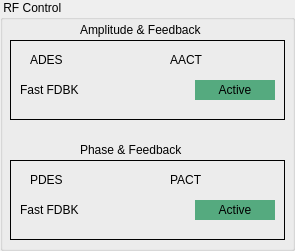
    <widget class="QGroupBox" name="groupBox_2">
     <property name="geometry">
      <rect>
       <x>330</x>
       <y>20</y>
       <width>295</width>
       <height>251</height>
      </rect>
     </property>
     <property name="title">
      <string> RF Control </string>
     </property>
     <widget class="QFrame" name="frame_9">
      <property name="geometry">
       <rect>
        <x>10</x>
        <y>40</y>
        <width>275</width>
        <height>80</height>
       </rect>
      </property>
      <property name="frameShape">
       <enum>QFrame::Box</enum>
      </property>
      <property name="frameShadow">
       <enum>QFrame::Plain</enum>
      </property>
      <widget class="QLabel" name="label_40">
       <property name="geometry">
        <rect>
         <x>20</x>
         <y>10</y>
         <width>44</width>
         <height>20</height>
        </rect>
       </property>
       <property name="font">
        <font>
         <pointsize>9</pointsize>
         <weight>50</weight>
         <bold>false</bold>
        </font>
       </property>
       <property name="text">
        <string>ADES</string>
       </property>
      </widget>
      <widget class="PyDMLabel" name="PyDMLabel_61">
       <property name="geometry">
        <rect>
         <x>60</x>
         <y>10</y>
         <width>67</width>
         <height>20</height>
        </rect>
       </property>
       <property name="toolTip">
        <string/>
       </property>
       <property name="frameShape">
        <enum>QFrame::NoFrame</enum>
       </property>
       <property name="alignment">
        <set>Qt::AlignCenter</set>
       </property>
       <property name="precision" stdset="0">
        <number>0</number>
       </property>
       <property name="showUnits" stdset="0">
        <bool>false</bool>
       </property>
       <property name="precisionFromPV" stdset="0">
        <bool>false</bool>
       </property>
       <property name="alarmSensitiveContent" stdset="0">
        <bool>false</bool>
       </property>
       <property name="alarmSensitiveBorder" stdset="0">
        <bool>false</bool>
       </property>
       <property name="PyDMToolTip" stdset="0">
        <string/>
       </property>
       <property name="channel" stdset="0">
        <string>ca://TCAV:DMPH:360:0:AREQ</string>
       </property>
       <property name="enableRichText" stdset="0">
        <bool>false</bool>
       </property>
       <property name="displayFormat" stdset="0">
        <enum>PyDMLabel::String</enum>
       </property>
      </widget>
      <widget class="QLabel" name="label_41">
       <property name="geometry">
        <rect>
         <x>160</x>
         <y>10</y>
         <width>44</width>
         <height>20</height>
        </rect>
       </property>
       <property name="font">
        <font>
         <pointsize>9</pointsize>
         <weight>50</weight>
         <bold>false</bold>
        </font>
       </property>
       <property name="text">
        <string>AACT</string>
       </property>
      </widget>
      <widget class="PyDMLabel" name="PyDMLabel_62">
       <property name="geometry">
        <rect>
         <x>200</x>
         <y>10</y>
         <width>50</width>
         <height>20</height>
        </rect>
       </property>
       <property name="toolTip">
        <string/>
       </property>
       <property name="frameShape">
        <enum>QFrame::NoFrame</enum>
       </property>
       <property name="alignment">
        <set>Qt::AlignCenter</set>
       </property>
       <property name="precision" stdset="0">
        <number>2</number>
       </property>
       <property name="showUnits" stdset="0">
        <bool>false</bool>
       </property>
       <property name="precisionFromPV" stdset="0">
        <bool>false</bool>
       </property>
       <property name="alarmSensitiveContent" stdset="0">
        <bool>false</bool>
       </property>
       <property name="alarmSensitiveBorder" stdset="0">
        <bool>false</bool>
       </property>
       <property name="PyDMToolTip" stdset="0">
        <string/>
       </property>
       <property name="channel" stdset="0">
        <string>ca://TCAV:DMPH:360:0:AACT_AVGNT</string>
       </property>
       <property name="enableRichText" stdset="0">
        <bool>false</bool>
       </property>
       <property name="displayFormat" stdset="0">
        <enum>PyDMLabel::String</enum>
       </property>
      </widget>
      <widget class="QLabel" name="label_42">
       <property name="geometry">
        <rect>
         <x>10</x>
         <y>40</y>
         <width>60</width>
         <height>20</height>
        </rect>
       </property>
       <property name="font">
        <font>
         <pointsize>9</pointsize>
         <weight>50</weight>
         <bold>false</bold>
        </font>
       </property>
       <property name="text">
        <string>Fast FDBK</string>
       </property>
      </widget>
      <widget class="PyDMLabel" name="PyDMLabel_63">
       <property name="geometry">
        <rect>
         <x>185</x>
         <y>40</y>
         <width>80</width>
         <height>20</height>
        </rect>
       </property>
       <property name="font">
        <font>
         <weight>50</weight>
         <italic>false</italic>
         <bold>false</bold>
         <underline>false</underline>
         <kerning>true</kerning>
        </font>
       </property>
       <property name="toolTip">
        <string/>
       </property>
       <property name="styleSheet">
        <string notr="true">background-color: rgb(255, 255, 0);</string>
       </property>
       <property name="frameShape">
        <enum>QFrame::NoFrame</enum>
       </property>
       <property name="text">
        <string>Paused</string>
       </property>
       <property name="textFormat">
        <enum>Qt::PlainText</enum>
       </property>
       <property name="alignment">
        <set>Qt::AlignCenter</set>
       </property>
       <property name="rules" stdset="0">
        <string>[{&quot;name&quot;: &quot;New Rule&quot;, &quot;property&quot;: &quot;Visible&quot;, &quot;initial_value&quot;: &quot;&quot;, &quot;expression&quot;: &quot;ch[0]&gt;=1 and ch[0]&lt;2&quot;, &quot;channels&quot;: [{&quot;channel&quot;: &quot;ca://TCAV:DMPH:360:0:AFBST&quot;, &quot;trigger&quot;: true, &quot;use_enum&quot;: false}], &quot;notes&quot;: &quot;&quot;}]</string>
       </property>
       <property name="precision" stdset="0">
        <number>0</number>
       </property>
       <property name="showUnits" stdset="0">
        <bool>false</bool>
       </property>
       <property name="precisionFromPV" stdset="0">
        <bool>false</bool>
       </property>
       <property name="alarmSensitiveContent" stdset="0">
        <bool>false</bool>
       </property>
       <property name="alarmSensitiveBorder" stdset="0">
        <bool>false</bool>
       </property>
       <property name="PyDMToolTip" stdset="0">
        <string/>
       </property>
       <property name="channel" stdset="0">
        <string/>
       </property>
       <property name="enableRichText" stdset="0">
        <bool>false</bool>
       </property>
       <property name="displayFormat" stdset="0">
        <enum>PyDMLabel::String</enum>
       </property>
      </widget>
      <widget class="PyDMLabel" name="PyDMLabel_64">
       <property name="geometry">
        <rect>
         <x>185</x>
         <y>40</y>
         <width>80</width>
         <height>20</height>
        </rect>
       </property>
       <property name="font">
        <font>
         <weight>50</weight>
         <italic>false</italic>
         <bold>false</bold>
         <underline>false</underline>
         <kerning>true</kerning>
        </font>
       </property>
       <property name="toolTip">
        <string/>
       </property>
       <property name="styleSheet">
        <string notr="true">background-color: rgb(166, 178, 165);</string>
       </property>
       <property name="frameShape">
        <enum>QFrame::NoFrame</enum>
       </property>
       <property name="text">
        <string>Disabled</string>
       </property>
       <property name="textFormat">
        <enum>Qt::PlainText</enum>
       </property>
       <property name="alignment">
        <set>Qt::AlignCenter</set>
       </property>
       <property name="rules" stdset="0">
        <string>[{&quot;name&quot;: &quot;New Rule&quot;, &quot;property&quot;: &quot;Visible&quot;, &quot;initial_value&quot;: &quot;&quot;, &quot;expression&quot;: &quot;ch[0]&gt;=0 and ch[0]&lt;1&quot;, &quot;channels&quot;: [{&quot;channel&quot;: &quot;ca://TCAV:DMPH:360:0:AFBST&quot;, &quot;trigger&quot;: true, &quot;use_enum&quot;: false}], &quot;notes&quot;: &quot;&quot;}]</string>
       </property>
       <property name="precision" stdset="0">
        <number>0</number>
       </property>
       <property name="showUnits" stdset="0">
        <bool>false</bool>
       </property>
       <property name="precisionFromPV" stdset="0">
        <bool>false</bool>
       </property>
       <property name="alarmSensitiveContent" stdset="0">
        <bool>false</bool>
       </property>
       <property name="alarmSensitiveBorder" stdset="0">
        <bool>false</bool>
       </property>
       <property name="PyDMToolTip" stdset="0">
        <string/>
       </property>
       <property name="channel" stdset="0">
        <string/>
       </property>
       <property name="enableRichText" stdset="0">
        <bool>false</bool>
       </property>
       <property name="displayFormat" stdset="0">
        <enum>PyDMLabel::String</enum>
       </property>
      </widget>
      <widget class="PyDMLabel" name="PyDMLabel_65">
       <property name="geometry">
        <rect>
         <x>185</x>
         <y>40</y>
         <width>80</width>
         <height>20</height>
        </rect>
       </property>
       <property name="font">
        <font>
         <family>Sans Serif</family>
         <pointsize>9</pointsize>
         <weight>50</weight>
         <italic>false</italic>
         <bold>false</bold>
         <underline>false</underline>
         <kerning>true</kerning>
        </font>
       </property>
       <property name="toolTip">
        <string/>
       </property>
       <property name="styleSheet">
        <string notr="true">background-color: rgb(255, 0, 0);
background-color: rgb(170, 0, 0);</string>
       </property>
       <property name="frameShape">
        <enum>QFrame::NoFrame</enum>
       </property>
       <property name="text">
        <string>FeedForward</string>
       </property>
       <property name="textFormat">
        <enum>Qt::PlainText</enum>
       </property>
       <property name="alignment">
        <set>Qt::AlignCenter</set>
       </property>
       <property name="rules" stdset="0">
        <string>[{&quot;name&quot;: &quot;New Rule&quot;, &quot;property&quot;: &quot;Visible&quot;, &quot;initial_value&quot;: &quot;&quot;, &quot;expression&quot;: &quot;ch[0]&gt;=2 and ch[0]&lt;3&quot;, &quot;channels&quot;: [{&quot;channel&quot;: &quot;ca://TCAV:DMPH:360:0:AFBST&quot;, &quot;trigger&quot;: true, &quot;use_enum&quot;: false}], &quot;notes&quot;: &quot;&quot;}]</string>
       </property>
       <property name="precision" stdset="0">
        <number>0</number>
       </property>
       <property name="showUnits" stdset="0">
        <bool>false</bool>
       </property>
       <property name="precisionFromPV" stdset="0">
        <bool>false</bool>
       </property>
       <property name="alarmSensitiveContent" stdset="0">
        <bool>false</bool>
       </property>
       <property name="alarmSensitiveBorder" stdset="0">
        <bool>false</bool>
       </property>
       <property name="PyDMToolTip" stdset="0">
        <string/>
       </property>
       <property name="channel" stdset="0">
        <string/>
       </property>
       <property name="enableRichText" stdset="0">
        <bool>false</bool>
       </property>
       <property name="displayFormat" stdset="0">
        <enum>PyDMLabel::String</enum>
       </property>
      </widget>
      <widget class="PyDMLabel" name="PyDMLabel_66">
       <property name="geometry">
        <rect>
         <x>185</x>
         <y>40</y>
         <width>80</width>
         <height>20</height>
        </rect>
       </property>
       <property name="font">
        <font>
         <weight>50</weight>
         <italic>false</italic>
         <bold>false</bold>
         <underline>false</underline>
         <kerning>true</kerning>
        </font>
       </property>
       <property name="toolTip">
        <string/>
       </property>
       <property name="styleSheet">
        <string notr="true">background-color: rgb(85, 170, 127);</string>
       </property>
       <property name="frameShape">
        <enum>QFrame::NoFrame</enum>
       </property>
       <property name="text">
        <string>Active</string>
       </property>
       <property name="textFormat">
        <enum>Qt::PlainText</enum>
       </property>
       <property name="alignment">
        <set>Qt::AlignCenter</set>
       </property>
       <property name="rules" stdset="0">
        <string>[{&quot;name&quot;: &quot;New Rule&quot;, &quot;property&quot;: &quot;Visible&quot;, &quot;initial_value&quot;: &quot;&quot;, &quot;expression&quot;: &quot;ch[0]&gt;=2 and ch[0]&lt;4&quot;, &quot;channels&quot;: [{&quot;channel&quot;: &quot;ca://TCAV:DMPH:360:0:AFBST&quot;, &quot;trigger&quot;: true, &quot;use_enum&quot;: false}], &quot;notes&quot;: &quot;&quot;}]</string>
       </property>
       <property name="precision" stdset="0">
        <number>0</number>
       </property>
       <property name="showUnits" stdset="0">
        <bool>false</bool>
       </property>
       <property name="precisionFromPV" stdset="0">
        <bool>false</bool>
       </property>
       <property name="alarmSensitiveContent" stdset="0">
        <bool>false</bool>
       </property>
       <property name="alarmSensitiveBorder" stdset="0">
        <bool>false</bool>
       </property>
       <property name="PyDMToolTip" stdset="0">
        <string/>
       </property>
       <property name="channel" stdset="0">
        <string/>
       </property>
       <property name="enableRichText" stdset="0">
        <bool>false</bool>
       </property>
       <property name="displayFormat" stdset="0">
        <enum>PyDMLabel::String</enum>
       </property>
      </widget>
      <widget class="PyDMEnumButton" name="PyDMEnumButton_2">
       <property name="geometry">
        <rect>
         <x>75</x>
         <y>40</y>
         <width>100</width>
         <height>20</height>
        </rect>
       </property>
       <property name="toolTip">
        <string/>
       </property>
       <property name="alarmSensitiveBorder" stdset="0">
        <bool>false</bool>
       </property>
       <property name="channel" stdset="0">
        <string>ca://TCAV:DMPH:360:0:AFBENB</string>
       </property>
       <property name="widgetType" stdset="0">
        <enum>PyDMEnumButton::PushButton</enum>
       </property>
       <property name="orientation" stdset="0">
        <enum>Qt::Horizontal</enum>
       </property>
       <property name="marginTop" stdset="0">
        <number>0</number>
       </property>
       <property name="marginBottom" stdset="0">
        <number>0</number>
       </property>
       <property name="marginLeft" stdset="0">
        <number>0</number>
       </property>
       <property name="marginRight" stdset="0">
        <number>0</number>
       </property>
       <property name="horizontalSpacing" stdset="0">
        <number>0</number>
       </property>
       <property name="verticalSpacing" stdset="0">
        <number>0</number>
       </property>
       <property name="checkable" stdset="0">
        <bool>true</bool>
       </property>
      </widget>
     </widget>
     <widget class="QFrame" name="frame_10">
      <property name="geometry">
       <rect>
        <x>10</x>
        <y>160</y>
        <width>275</width>
        <height>80</height>
       </rect>
      </property>
      <property name="frameShape">
       <enum>QFrame::Box</enum>
      </property>
      <property name="frameShadow">
       <enum>QFrame::Plain</enum>
      </property>
      <widget class="QLabel" name="label_43">
       <property name="geometry">
        <rect>
         <x>20</x>
         <y>10</y>
         <width>44</width>
         <height>20</height>
        </rect>
       </property>
       <property name="font">
        <font>
         <pointsize>9</pointsize>
         <weight>50</weight>
         <bold>false</bold>
        </font>
       </property>
       <property name="text">
        <string>PDES</string>
       </property>
      </widget>
      <widget class="PyDMLabel" name="PyDMLabel_67">
       <property name="geometry">
        <rect>
         <x>60</x>
         <y>10</y>
         <width>67</width>
         <height>20</height>
        </rect>
       </property>
       <property name="toolTip">
        <string/>
       </property>
       <property name="frameShape">
        <enum>QFrame::NoFrame</enum>
       </property>
       <property name="alignment">
        <set>Qt::AlignCenter</set>
       </property>
       <property name="precision" stdset="0">
        <number>0</number>
       </property>
       <property name="showUnits" stdset="0">
        <bool>false</bool>
       </property>
       <property name="precisionFromPV" stdset="0">
        <bool>false</bool>
       </property>
       <property name="alarmSensitiveContent" stdset="0">
        <bool>false</bool>
       </property>
       <property name="alarmSensitiveBorder" stdset="0">
        <bool>false</bool>
       </property>
       <property name="PyDMToolTip" stdset="0">
        <string/>
       </property>
       <property name="channel" stdset="0">
        <string>ca://TCAV:DMPH:360:0:PREQ</string>
       </property>
       <property name="enableRichText" stdset="0">
        <bool>false</bool>
       </property>
       <property name="displayFormat" stdset="0">
        <enum>PyDMLabel::String</enum>
       </property>
      </widget>
      <widget class="QLabel" name="label_44">
       <property name="geometry">
        <rect>
         <x>160</x>
         <y>10</y>
         <width>44</width>
         <height>20</height>
        </rect>
       </property>
       <property name="font">
        <font>
         <pointsize>9</pointsize>
         <weight>50</weight>
         <bold>false</bold>
        </font>
       </property>
       <property name="text">
        <string>PACT</string>
       </property>
      </widget>
      <widget class="PyDMLabel" name="PyDMLabel_68">
       <property name="geometry">
        <rect>
         <x>200</x>
         <y>10</y>
         <width>50</width>
         <height>20</height>
        </rect>
       </property>
       <property name="toolTip">
        <string/>
       </property>
       <property name="frameShape">
        <enum>QFrame::NoFrame</enum>
       </property>
       <property name="alignment">
        <set>Qt::AlignCenter</set>
       </property>
       <property name="precision" stdset="0">
        <number>2</number>
       </property>
       <property name="showUnits" stdset="0">
        <bool>false</bool>
       </property>
       <property name="precisionFromPV" stdset="0">
        <bool>false</bool>
       </property>
       <property name="alarmSensitiveContent" stdset="0">
        <bool>false</bool>
       </property>
       <property name="alarmSensitiveBorder" stdset="0">
        <bool>false</bool>
       </property>
       <property name="PyDMToolTip" stdset="0">
        <string/>
       </property>
       <property name="channel" stdset="0">
        <string>ca://TCAV:DMPH:360:0:PACT_AVGNT</string>
       </property>
       <property name="enableRichText" stdset="0">
        <bool>false</bool>
       </property>
       <property name="displayFormat" stdset="0">
        <enum>PyDMLabel::String</enum>
       </property>
      </widget>
      <widget class="QLabel" name="label_45">
       <property name="geometry">
        <rect>
         <x>10</x>
         <y>40</y>
         <width>60</width>
         <height>20</height>
        </rect>
       </property>
       <property name="font">
        <font>
         <pointsize>9</pointsize>
         <weight>50</weight>
         <bold>false</bold>
        </font>
       </property>
       <property name="text">
        <string>Fast FDBK</string>
       </property>
      </widget>
      <widget class="PyDMLabel" name="PyDMLabel_69">
       <property name="geometry">
        <rect>
         <x>185</x>
         <y>40</y>
         <width>80</width>
         <height>20</height>
        </rect>
       </property>
       <property name="font">
        <font>
         <weight>50</weight>
         <italic>false</italic>
         <bold>false</bold>
         <underline>false</underline>
         <kerning>true</kerning>
        </font>
       </property>
       <property name="toolTip">
        <string/>
       </property>
       <property name="styleSheet">
        <string notr="true">background-color: rgb(255, 255, 0);</string>
       </property>
       <property name="frameShape">
        <enum>QFrame::NoFrame</enum>
       </property>
       <property name="text">
        <string>Paused</string>
       </property>
       <property name="textFormat">
        <enum>Qt::PlainText</enum>
       </property>
       <property name="alignment">
        <set>Qt::AlignCenter</set>
       </property>
       <property name="rules" stdset="0">
        <string>[{&quot;name&quot;: &quot;New Rule&quot;, &quot;property&quot;: &quot;Visible&quot;, &quot;initial_value&quot;: &quot;&quot;, &quot;expression&quot;: &quot;ch[0]&gt;=1 and ch[0]&lt;2&quot;, &quot;channels&quot;: [{&quot;channel&quot;: &quot;ca://TCAV:DMPH:360:0:PFBST&quot;, &quot;trigger&quot;: true, &quot;use_enum&quot;: false}], &quot;notes&quot;: &quot;&quot;}]</string>
       </property>
       <property name="precision" stdset="0">
        <number>0</number>
       </property>
       <property name="showUnits" stdset="0">
        <bool>false</bool>
       </property>
       <property name="precisionFromPV" stdset="0">
        <bool>false</bool>
       </property>
       <property name="alarmSensitiveContent" stdset="0">
        <bool>false</bool>
       </property>
       <property name="alarmSensitiveBorder" stdset="0">
        <bool>false</bool>
       </property>
       <property name="PyDMToolTip" stdset="0">
        <string/>
       </property>
       <property name="channel" stdset="0">
        <string/>
       </property>
       <property name="enableRichText" stdset="0">
        <bool>false</bool>
       </property>
       <property name="displayFormat" stdset="0">
        <enum>PyDMLabel::String</enum>
       </property>
      </widget>
      <widget class="PyDMLabel" name="PyDMLabel_70">
       <property name="geometry">
        <rect>
         <x>185</x>
         <y>40</y>
         <width>80</width>
         <height>20</height>
        </rect>
       </property>
       <property name="font">
        <font>
         <weight>50</weight>
         <italic>false</italic>
         <bold>false</bold>
         <underline>false</underline>
         <kerning>true</kerning>
        </font>
       </property>
       <property name="toolTip">
        <string/>
       </property>
       <property name="styleSheet">
        <string notr="true">background-color: rgb(166, 178, 165);</string>
       </property>
       <property name="frameShape">
        <enum>QFrame::NoFrame</enum>
       </property>
       <property name="text">
        <string>Disabled</string>
       </property>
       <property name="textFormat">
        <enum>Qt::PlainText</enum>
       </property>
       <property name="alignment">
        <set>Qt::AlignCenter</set>
       </property>
       <property name="rules" stdset="0">
        <string>[{&quot;name&quot;: &quot;New Rule&quot;, &quot;property&quot;: &quot;Visible&quot;, &quot;initial_value&quot;: &quot;&quot;, &quot;expression&quot;: &quot;ch[0]&gt;=0 and ch[0]&lt;1&quot;, &quot;channels&quot;: [{&quot;channel&quot;: &quot;ca://TCAV:DMPH:360:0:PFBST&quot;, &quot;trigger&quot;: true, &quot;use_enum&quot;: false}], &quot;notes&quot;: &quot;&quot;}]</string>
       </property>
       <property name="precision" stdset="0">
        <number>0</number>
       </property>
       <property name="showUnits" stdset="0">
        <bool>false</bool>
       </property>
       <property name="precisionFromPV" stdset="0">
        <bool>false</bool>
       </property>
       <property name="alarmSensitiveContent" stdset="0">
        <bool>false</bool>
       </property>
       <property name="alarmSensitiveBorder" stdset="0">
        <bool>false</bool>
       </property>
       <property name="PyDMToolTip" stdset="0">
        <string/>
       </property>
       <property name="channel" stdset="0">
        <string/>
       </property>
       <property name="enableRichText" stdset="0">
        <bool>false</bool>
       </property>
       <property name="displayFormat" stdset="0">
        <enum>PyDMLabel::String</enum>
       </property>
      </widget>
      <widget class="PyDMLabel" name="PyDMLabel_71">
       <property name="geometry">
        <rect>
         <x>185</x>
         <y>40</y>
         <width>80</width>
         <height>20</height>
        </rect>
       </property>
       <property name="font">
        <font>
         <family>Sans Serif</family>
         <pointsize>9</pointsize>
         <weight>50</weight>
         <italic>false</italic>
         <bold>false</bold>
         <underline>false</underline>
         <kerning>true</kerning>
        </font>
       </property>
       <property name="toolTip">
        <string/>
       </property>
       <property name="styleSheet">
        <string notr="true">background-color: rgb(170, 0, 0);</string>
       </property>
       <property name="frameShape">
        <enum>QFrame::NoFrame</enum>
       </property>
       <property name="text">
        <string>FeedForward</string>
       </property>
       <property name="textFormat">
        <enum>Qt::PlainText</enum>
       </property>
       <property name="alignment">
        <set>Qt::AlignCenter</set>
       </property>
       <property name="rules" stdset="0">
        <string>[{&quot;name&quot;: &quot;New Rule&quot;, &quot;property&quot;: &quot;Visible&quot;, &quot;initial_value&quot;: &quot;&quot;, &quot;expression&quot;: &quot;ch[0]&gt;=2 and ch[0]&lt;3&quot;, &quot;channels&quot;: [{&quot;channel&quot;: &quot;ca://TCAV:DMPH:360:0:PFBST&quot;, &quot;trigger&quot;: true, &quot;use_enum&quot;: false}], &quot;notes&quot;: &quot;&quot;}]</string>
       </property>
       <property name="precision" stdset="0">
        <number>0</number>
       </property>
       <property name="showUnits" stdset="0">
        <bool>false</bool>
       </property>
       <property name="precisionFromPV" stdset="0">
        <bool>false</bool>
       </property>
       <property name="alarmSensitiveContent" stdset="0">
        <bool>false</bool>
       </property>
       <property name="alarmSensitiveBorder" stdset="0">
        <bool>false</bool>
       </property>
       <property name="PyDMToolTip" stdset="0">
        <string/>
       </property>
       <property name="channel" stdset="0">
        <string/>
       </property>
       <property name="enableRichText" stdset="0">
        <bool>false</bool>
       </property>
       <property name="displayFormat" stdset="0">
        <enum>PyDMLabel::String</enum>
       </property>
      </widget>
      <widget class="PyDMLabel" name="PyDMLabel_72">
       <property name="geometry">
        <rect>
         <x>185</x>
         <y>40</y>
         <width>80</width>
         <height>20</height>
        </rect>
       </property>
       <property name="font">
        <font>
         <weight>50</weight>
         <italic>false</italic>
         <bold>false</bold>
         <underline>false</underline>
         <kerning>true</kerning>
        </font>
       </property>
       <property name="toolTip">
        <string/>
       </property>
       <property name="styleSheet">
        <string notr="true">background-color: rgb(85, 170, 127);</string>
       </property>
       <property name="frameShape">
        <enum>QFrame::NoFrame</enum>
       </property>
       <property name="text">
        <string>Active</string>
       </property>
       <property name="textFormat">
        <enum>Qt::PlainText</enum>
       </property>
       <property name="alignment">
        <set>Qt::AlignCenter</set>
       </property>
       <property name="rules" stdset="0">
        <string>[{&quot;name&quot;: &quot;New Rule&quot;, &quot;property&quot;: &quot;Visible&quot;, &quot;initial_value&quot;: &quot;&quot;, &quot;expression&quot;: &quot;ch[0]&gt;=2 and ch[0]&lt;4&quot;, &quot;channels&quot;: [{&quot;channel&quot;: &quot;ca://TCAV:DMPH:360:0:PFBST&quot;, &quot;trigger&quot;: true, &quot;use_enum&quot;: false}], &quot;notes&quot;: &quot;&quot;}]</string>
       </property>
       <property name="precision" stdset="0">
        <number>0</number>
       </property>
       <property name="showUnits" stdset="0">
        <bool>false</bool>
       </property>
       <property name="precisionFromPV" stdset="0">
        <bool>false</bool>
       </property>
       <property name="alarmSensitiveContent" stdset="0">
        <bool>false</bool>
       </property>
       <property name="alarmSensitiveBorder" stdset="0">
        <bool>false</bool>
       </property>
       <property name="PyDMToolTip" stdset="0">
        <string/>
       </property>
       <property name="channel" stdset="0">
        <string/>
       </property>
       <property name="enableRichText" stdset="0">
        <bool>false</bool>
       </property>
       <property name="displayFormat" stdset="0">
        <enum>PyDMLabel::String</enum>
       </property>
      </widget>
      <widget class="PyDMEnumButton" name="PyDMEnumButton_3">
       <property name="geometry">
        <rect>
         <x>75</x>
         <y>40</y>
         <width>100</width>
         <height>20</height>
        </rect>
       </property>
       <property name="font">
        <font>
         <weight>50</weight>
         <bold>false</bold>
        </font>
       </property>
       <property name="toolTip">
        <string/>
       </property>
       <property name="alarmSensitiveContent" stdset="0">
        <bool>false</bool>
       </property>
       <property name="alarmSensitiveBorder" stdset="0">
        <bool>false</bool>
       </property>
       <property name="PyDMToolTip" stdset="0">
        <string/>
       </property>
       <property name="monitorDisp" stdset="0">
        <bool>false</bool>
       </property>
       <property name="channel" stdset="0">
        <string>ca://TCAV:DMPH:360:0:PFBENB</string>
       </property>
       <property name="items" stdset="0">
        <stringlist/>
       </property>
       <property name="useCustomOrder" stdset="0">
        <bool>false</bool>
       </property>
       <property name="invertOrder" stdset="0">
        <bool>false</bool>
       </property>
       <property name="customOrder" stdset="0">
        <stringlist/>
       </property>
       <property name="widgetType" stdset="0">
        <enum>PyDMEnumButton::PushButton</enum>
       </property>
       <property name="orientation" stdset="0">
        <enum>Qt::Horizontal</enum>
       </property>
       <property name="marginTop" stdset="0">
        <number>0</number>
       </property>
       <property name="marginBottom" stdset="0">
        <number>0</number>
       </property>
       <property name="marginLeft" stdset="0">
        <number>0</number>
       </property>
       <property name="marginRight" stdset="0">
        <number>0</number>
       </property>
       <property name="horizontalSpacing" stdset="0">
        <number>0</number>
       </property>
       <property name="verticalSpacing" stdset="0">
        <number>0</number>
       </property>
       <property name="checkable" stdset="0">
        <bool>true</bool>
       </property>
      </widget>
     </widget>
     <widget class="QLabel" name="label_46">
      <property name="geometry">
       <rect>
        <x>80</x>
        <y>20</y>
        <width>144</width>
        <height>20</height>
       </rect>
      </property>
      <property name="font">
       <font>
        <pointsize>9</pointsize>
        <weight>50</weight>
        <bold>false</bold>
       </font>
      </property>
      <property name="text">
       <string>Amplitude &amp; Feedback</string>
      </property>
     </widget>
     <widget class="QLabel" name="label_47">
      <property name="geometry">
       <rect>
        <x>80</x>
        <y>140</y>
        <width>144</width>
        <height>20</height>
       </rect>
      </property>
      <property name="font">
       <font>
        <pointsize>9</pointsize>
        <weight>50</weight>
        <bold>false</bold>
       </font>
      </property>
      <property name="text">
       <string>Phase &amp; Feedback</string>
      </property>
     </widget>
    </widget>
